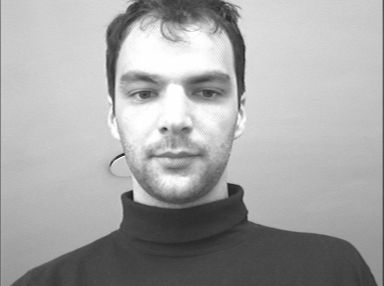
//> input picture BioID-FaceDatabase/BioID_0047.pgm, 384 x 286 px, given in place of img1.jpg, which was not available
$ ./main   (built with g++ and OpenCV 4)
//> lines starting //> are read from the running program, lines starting //| are printed output that depends on the picture; after the words box and inside, x2 and y2 are one past the last pixel; in counts of white or black regions, pixels touching at a corner belong together; pictures that were not available may be replaced by others from this repository, and a replacement may not be noted
### lbp.h
#ifndef LBP_HPP_
#define LBP_HPP_

//! \author philipp <bytefish[at]gmx[dot]de>
//! \copyright BSD, see LICENSE.

#include <cv.h>
#include <limits>

using namespace cv;
using namespace std;

namespace lbp {

// templated functions
template <typename _Tp>
void OLBP_(const cv::Mat& src, cv::Mat& dst);

template <typename _Tp>
void ELBP_(const cv::Mat& src, cv::Mat& dst, int radius = 1, int neighbors = 8);

template <typename _Tp>
void VARLBP_(const cv::Mat& src, cv::Mat& dst, int radius = 1, int neighbors = 8);

// wrapper functions
void OLBP(const Mat& src, Mat& dst);
void ELBP(const Mat& src, Mat& dst, int radius = 1, int neighbors = 8);
void VARLBP(const Mat& src, Mat& dst, int radius = 1, int neighbors = 8);

// Mat return type functions
Mat OLBP(const Mat& src);
Mat ELBP(const Mat& src, int radius = 1, int neighbors = 8);
Mat VARLBP(const Mat& src, int radius = 1, int neighbors = 8);

}
#endif

### superpixel/segment-graph.h
// [17 lines of licence text are left out]

#ifndef SEGMENT_GRAPH
#define SEGMENT_GRAPH

#include <algorithm>
#include <cmath>
#include "disjoint-set.h"

// threshold function
#define THRESHOLD(size, c) (c/size)

typedef struct {
  float w;
  int a, b;
} edge;

bool operator<(const edge &a, const edge &b) {
  return a.w < b.w;
}

/*
 * Segment a graph
 *
 * Returns a disjoint-set forest representing the segmentation.
 *
 * num_vertices: number of vertices in graph.
 * num_edges: number of edges in graph
 * edges: array of edges.
 * c: constant for treshold function.
 */
// [34 lines left out: function segment_graph, not called in this run]

#endif

### superpixel/misc.h
// [19 lines of licence text are left out]

#ifndef MISC_H
#define MISC_H

#include <cmath>

#ifndef M_PI
#define M_PI 3.141592653589793
#endif

typedef unsigned char uchar;

typedef struct { uchar r, g, b; } rgb;

inline bool operator==(const rgb &a, const rgb &b) {
  return ((a.r == b.r) && (a.g == b.g) && (a.b == b.b));
}

template <class T>
inline T abs(const T &x) { return (x > 0 ? x : -x); };

template <class T>
inline int sign(const T &x) { return (x >= 0 ? 1 : -1); };

template <class T>
inline T square(const T &x) { return x*x; };

template <class T>
inline T bound(const T &x, const T &min, const T &max) {
  return (x < min ? min : (x > max ? max : x));
}

template <class T>
inline bool check_bound(const T &x, const T&min, const T &max) {
  return ((x < min) || (x > max));
}

inline int vlib_round(float x) { return (int)(x + 0.5F); }

inline int vlib_round(double x) { return (int)(x + 0.5); }

inline double gaussian(double val, double sigma) {
  return exp(-square(val/sigma)/2)/(sqrt(2*M_PI)*sigma);
}

#endif

### superpixel/image.h
// [19 lines of licence text are left out]

#ifndef IMAGE_H
#define IMAGE_H

#include <cstring>

template <class T>
class image {
 public:
  /* create an image */
  image(const int width, const int height, const bool init = true);

  /* delete an image */
  ~image();

  /* init an image */
  void init(const T &val);

  /* copy an image */
  image<T> *copy() const;

  /* get the width of an image. */
  int width() const { return w; }

  /* get the height of an image. */
  int height() const { return h; }

  /* image data. */
  T *data;

  /* row pointers. */
  T **access;

 private:
  int w, h;
};

/* use imRef to access image data. */
#define imRef(im, x, y) (im->access[y][x])

/* use imPtr to get pointer to image data. */
#define imPtr(im, x, y) &(im->access[y][x])

template <class T>
// [13 lines left out: function image, not called in this run]

template <class T>
image<T>::~image() {
  delete [] data;
  delete [] access;
}

template <class T>
// [6 lines left out: function init, not called in this run]


template <class T>
// [5 lines left out: function copy, not called in this run]

#endif


### histogram.hpp
#ifndef HISTOGRAM_HPP_
#define HISTOGRAM_HPP_

//! \author philipp <bytefish[at]gmx[dot]de>
//! \copyright BSD, see LICENSE.

#include <cv.h>
#include <limits>

using namespace cv;
using namespace std;

namespace lbp {

// templated functions
template <typename _Tp>
void histogram_(const Mat& src, Mat& hist, int numPatterns);

template <typename _Tp>
double chi_square_(const Mat& histogram0, const Mat& histogram1);

// non-templated functions
void spatial_histogram(const Mat& src, Mat& spatialhist, int numPatterns, const Size& window, int overlap=0);

// wrapper functions
void spatial_histogram(const Mat& src, Mat& spatialhist, int numPatterns, int gridx=8, int gridy=8, int overlap=0);
void histogram(const Mat& src, Mat& hist, int numPatterns);
double chi_square(const Mat& histogram0, const Mat& histogram1);

// Mat return type functions
Mat histogram(const Mat& src, int numPatterns);
Mat spatial_histogram(const Mat& src, int numPatterns, const Size& window, int overlap=0);
Mat spatial_histogram(const Mat& src, int numPatterns, int gridx=8, int gridy=8, int overlap=0);
}
#endif

### main.cpp
// [31 lines of licence text are left out]


#include "MyTraining.h"
#include "MyGa.h"
//#include <conio.h>
//#include <direct.h>

void MyPolygon()
{
	Mat img = imread("D://img1.jpg");
//> img is the input picture: 286 rows x 384 cols, CV_8UC3; min 31, max 254, mean 166.1
	int lineType = 8;
	int w = min(img.cols,img.rows);
//> w = 286

	/** Create some points */
	Point rook_points[1][20];
	rook_points[0][0] = Point( w/4.0, 7*w/5.0 );
	rook_points[0][1] = Point( 3*w/4.0, 7*w/8.0 );
	rook_points[0][2] = Point( 3*w/4.0, 13*w/16.0 );
	rook_points[0][3] = Point( 11*w/16.0, 13*w/16.0 );
	rook_points[0][4] = Point( 19*w/20.0, 3*w/8.0 );
	rook_points[0][5] = Point( 3*w/4.0, 3*w/8.0 );
	rook_points[0][6] = Point( 3*w/4.0, w/8.0 );
	rook_points[0][7] = Point( 26*w/40.0, w/8.0 );
	rook_points[0][8] = Point( 26*w/40.0, w/4.0 );
	rook_points[0][9] = Point( 22*w/40.0, w/4.0 );
	rook_points[0][10] = Point( 22*w/40.0, w/8.0 );
	rook_points[0][11] = Point( 18*w/40.0, w/8.0 );
	rook_points[0][12] = Point( 18*w/40.0, w/4.0 );
	rook_points[0][13] = Point( 14*w/40.0, w/4.0 );
	rook_points[0][14] = Point( 14*w/40.0, w/8.0 );
	rook_points[0][15] = Point( w/4.0, w/8.0 );
	rook_points[0][16] = Point( w/4.0, 3*w/8.0 );
	rook_points[0][17] = Point( 13*w/32.0, 3*w/8.0 );
	rook_points[0][18] = Point( 5*w/16.0, 13*w/16.0 );
	rook_points[0][19] = Point( w/4.0, 13*w/16.0) ;

	const Point* ppt[1] = { rook_points[0] };
	int npt[] = { 20 };

	fillPoly( img,
			ppt,
			npt,
			1,
			Scalar( 255, 255, 255 ),
			lineType );
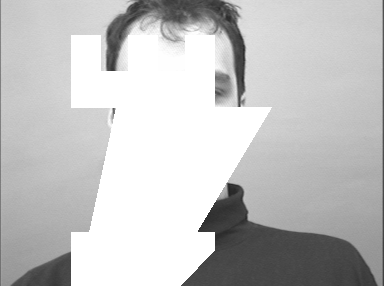
//> img: 286 rows x 384 cols, CV_8UC3; min 34, max 255, mean 194.8
	vector<Point> v;
	for(int i = 0;i < 20;i++)
	{
		v.push_back(rook_points[0][i]);
	}
	Fiducial f;
	vector<Point> ind;
	convexHull(v,ind);
	cout << ind.size() << endl;
//| 5
	// then draw the convex
	for(int i = 0;i < ind.size();i++)
	{
		line(img,ind[i],ind[(i + 1) % ind.size()],cv::Scalar(0,0,255),2);
	}
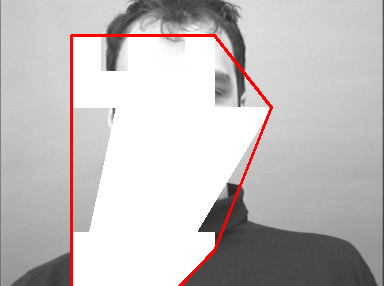
//> img: 286 rows x 384 cols, CV_8UC3; 1.86% of pixels changed, all inside (x1, y1, x2, y2) = (70, 34, 273, 286)
	// then generate random points and check if they are inside
	for(int i = 0;i < 300;i++)
	{
		Point p = Point(rand()%img.cols,rand()%img.rows);
		int val = pointPolygonTest(v,p,true);
		char number[10];
		sprintf(number,"%d", val);
		circle(img,p,4,cv::Scalar(255,255,255),-1);
		if(val > 0)
		{
			// inside, green
			putText(img, number, p,FONT_HERSHEY_COMPLEX_SMALL, 0.4, cvScalar(0,255,0), 1, CV_AA);
		}
		else if(val < 0)
		{
			putText(img, number, p,FONT_HERSHEY_COMPLEX_SMALL, 0.4, cvScalar(255,0,0), 1, CV_AA);
		}
	}
//> this loop made 300 passes
//> number on passes 61, 64, 68, 74, 80, 81, 83, 89, 97, 105, 108, 110: "45", "35", "11", "60", '9', '1', "38", '3', '4', "23", '4', "13"
//> pass 3, in MyPolygon, `putText(img, number, p,FONT_HERSHEY_COMPLEX_SMALL, 0.4, cvScalar(255,0..`:
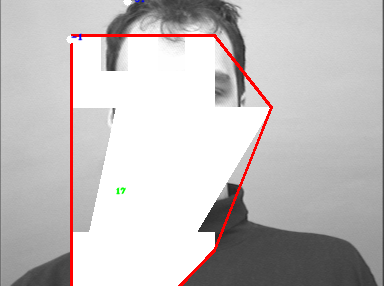
//> img: 286 rows x 384 cols, CV_8UC3; mean B, G, R 191.2, 191.2, 195.8
//> after the loop:
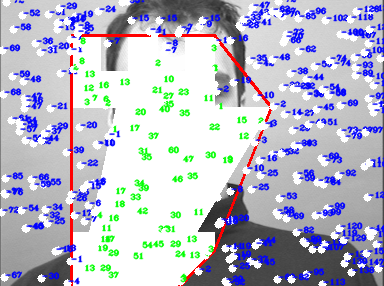
//> img: 286 rows x 384 cols, CV_8UC3; mean B, G, R 199.4, 184.6, 182.9
	imshow("test", img);
	cvWaitKey(0);
}

// [465 lines left out: functions overlay_mage, displayImage, display, vid, main, not called in this run]

// added to run one function of the file
int main() { MyPolygon(); }

$ run again, on BioID-FaceDatabase/BioID_0057.pgm
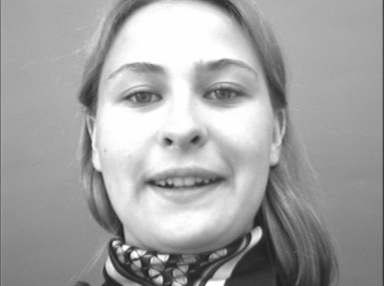
//> input picture BioID-FaceDatabase/BioID_0057.pgm, 384 x 286 px, given in place of img1.jpg, which was not available
//> in MyPolygon, img is the input picture: 286 rows x 384 cols, CV_8UC3; min 31, max 254, mean 162.9
//| 5
//> after the loop in MyPolygon, `for(int i = 0;i < ind.size();i++)`:
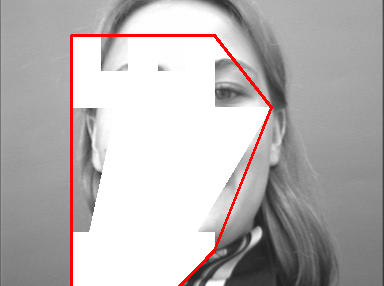
//> img: 286 rows x 384 cols, CV_8UC3; mean B, G, R 180, 180, 184.7
//> the loop in MyPolygon, `for(int i = 0;i < 300;i++)` made 300 passes
//> number on passes 61, 64, 68, 74, 80, 81, 83, 89: "45", "35", "11", "60", '9', '1', "38", '3'
//> after the loop in MyPolygon, `for(int i = 0;i < 300;i++)`:
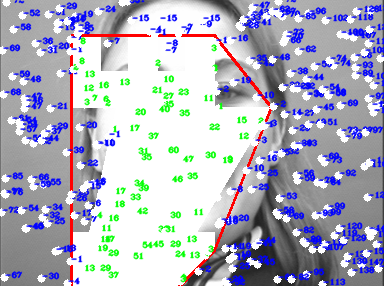
//> img: 286 rows x 384 cols, CV_8UC3; mean B, G, R 191.4, 176.7, 175

$ run again, on BioID-FaceDatabase/BioID_0075.pgm
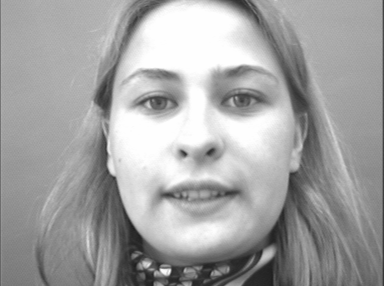
//> input picture BioID-FaceDatabase/BioID_0075.pgm, 384 x 286 px, given in place of img1.jpg, which was not available
//> in MyPolygon, img is the input picture: 286 rows x 384 cols, CV_8UC3; min 29, max 254, mean 162.8
//| 5
//> after the loop in MyPolygon, `for(int i = 0;i < ind.size();i++)`:
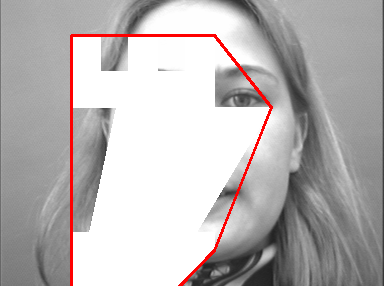
//> img: 286 rows x 384 cols, CV_8UC3; mean B, G, R 180.3, 180.3, 185.1
//> the loop in MyPolygon, `for(int i = 0;i < 300;i++)` made 300 passes
//> number on passes 61, 64, 68, 74, 80, 81, 83, 89: "45", "35", "11", "60", '9', '1', "38", '3'
//> after the loop in MyPolygon, `for(int i = 0;i < 300;i++)`:
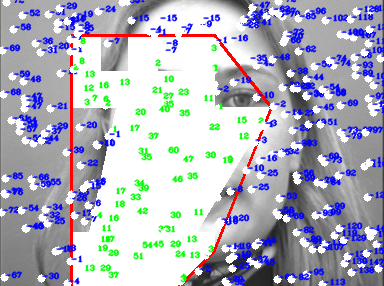
//> img: 286 rows x 384 cols, CV_8UC3; mean B, G, R 191.9, 177.2, 175.5
